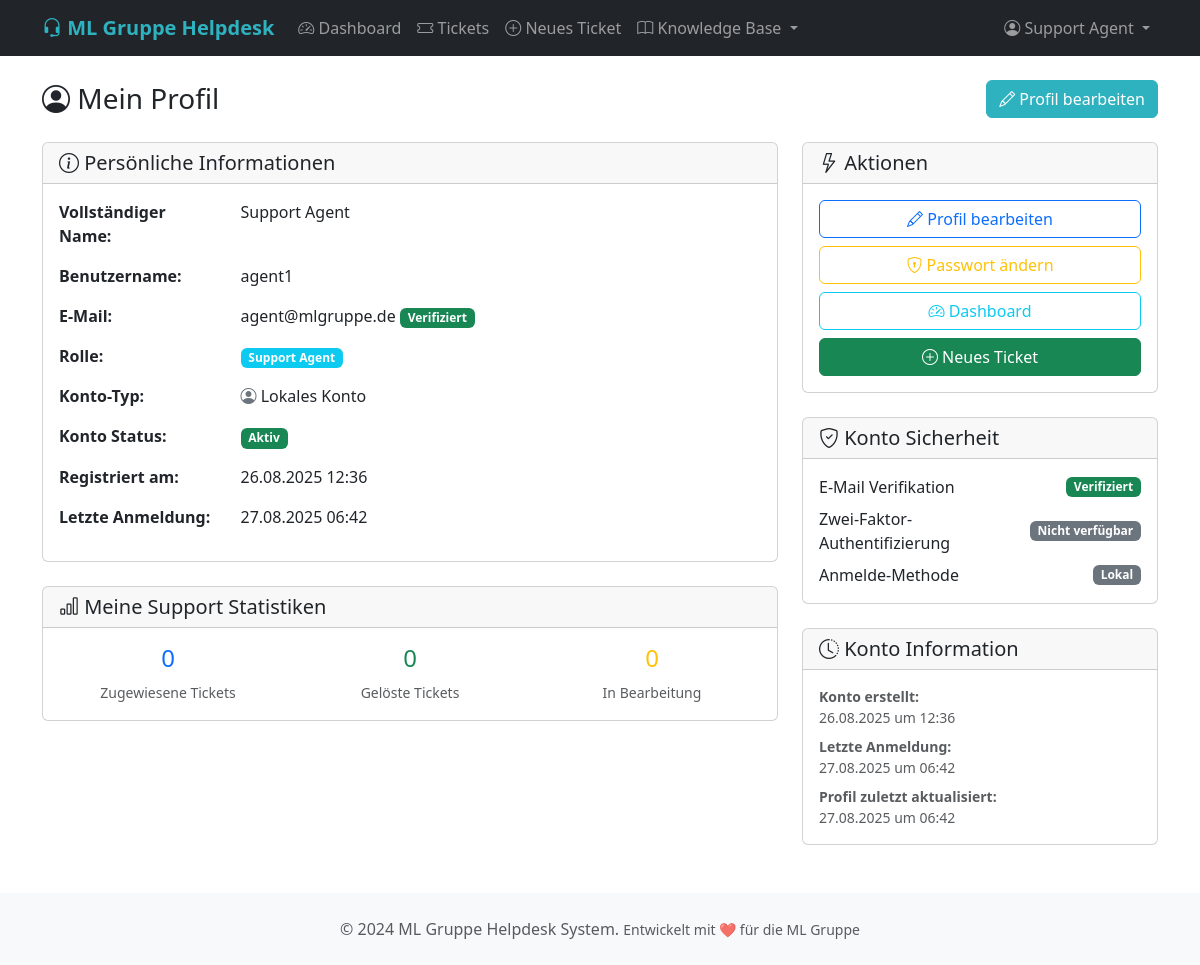
Page /auth/profile (signed in) on the committed database.
### app/models/user.py (models this page shows, shortened)
class User(UserMixin, db.Model):
    __tablename__ = 'users'
    id = db.Column(db.Integer, primary_key=True)
    username = db.Column(db.String(80), unique=True, nullable=False, index=True)
    email = db.Column(db.String(120), unique=True, nullable=False, index=True)
    password_hash = db.Column(db.String(255))
    first_name = db.Column(db.String(100), nullable=False)
    last_name = db.Column(db.String(100), nullable=False)
    role = db.Column(db.String(20), nullable=False, default='customer', index=True)
    microsoft_id = db.Column(db.String(100), unique=True, nullable=True)
    microsoft_token = db.Column(db.Text, nullable=True)
    phone = db.Column(db.String(20))
    department = db.Column(db.String(100))
    location = db.Column(db.String(100))
    is_active = db.Column(db.Boolean, default=True, index=True)
    email_verified = db.Column(db.Boolean, default=False)
    last_login = db.Column(db.DateTime, default=datetime.utcnow)
    created_at = db.Column(db.DateTime, default=datetime.utcnow, index=True)
    updated_at = db.Column(db.DateTime, default=datetime.utcnow, onupdate=datetime.utcnow)
    created_tickets = db.relationship('Ticket', foreign_keys='Ticket.created_by', backref='creator', lazy='dynamic')
    assigned_tickets = db.relationship('Ticket', foreign_keys='Ticket.assigned_to', backref='assignee', lazy='dynamic')
    comments = db.relationship('TicketComment', backref='author', lazy='dynamic')
    audit_logs = db.relationship('AuditLog', backref='user', lazy='dynamic')
    @property
    def full_name(self):
        return f"{self.first_name} {self.last_name}"

### app/auth/routes.py (the view)
@bp.route('/profile')
@login_required
def profile():
    return render_template('auth/profile.html', title='Profile')

### app/templates/auth/profile.html (shortened to what this page needs)
{% extends "base.html" %}
{% block content %}
<div class="d-flex justify-content-between align-items-center mb-4">
    <h1 class="h3 mb-0">
        <i class="bi bi-person-circle"></i> Mein Profil
    </h1>
    <a href="{{ url_for('auth.edit_profile') }}" class="btn btn-primary">
        <i class="bi bi-pencil"></i> Profil bearbeiten
    </a>
</div>
<div class="row">
    <div class="col-md-8">
        <div class="card mb-4">
            <div class="card-header">
                <h5 class="card-title mb-0">
                    <i class="bi bi-info-circle"></i> Persönliche Informationen
                </h5>
            </div>
            <div class="card-body">
                <div class="row mb-3">
                    <div class="col-md-3"><strong>Vollständiger Name:</strong></div>
                    <div class="col-md-9">{{ current_user.full_name }}</div>
                </div>
                <div class="row mb-3">
                    <div class="col-md-3"><strong>Benutzername:</strong></div>
                    <div class="col-md-9">{{ current_user.username }}</div>
                </div>
                <div class="row mb-3">
                    <div class="col-md-3"><strong>E-Mail:</strong></div>
                    <div class="col-md-9">
                        {{ current_user.email }}
                        {% if current_user.email_verified %}
                            <span class="badge bg-success">Verifiziert</span>
                        {% else %}
                            <span class="badge bg-warning">Nicht verifiziert</span>
                        {% endif %}
                    </div>
                </div>
                <div class="row mb-3">
                    <div class="col-md-3"><strong>Rolle:</strong></div>
                    <div class="col-md-9">
                        {% if current_user.role == 'admin' %}
                            <span class="badge bg-danger">Administrator</span>
                        {% elif current_user.role == 'team_leader' %}
                            <span class="badge bg-warning">Team Leader</span>
                        {% elif current_user.role == 'support_agent' %}
                            <span class="badge bg-info">Support Agent</span>
                        {% elif current_user.role == 'customer' %}
                            <span class="badge bg-secondary">Kunde</span>
                        {% else %}
                            <span class="badge bg-light text-dark">{{ current_user.role.title() }}</span>
                        {% endif %}
                    </div>
                </div>
                <div class="row mb-3">
                    <div class="col-md-3"><strong>Konto-Typ:</strong></div>
                    <div class="col-md-9">
                        {% if current_user.microsoft_id %}
                            <i class="bi bi-microsoft text-primary"></i> Microsoft Account
                        {% else %}
                            <i class="bi bi-person-circle text-secondary"></i> Lokales Konto
                        {% endif %}
                    </div>
                </div>
                <div class="row mb-3">
                    <div class="col-md-3"><strong>Konto Status:</strong></div>
                    <div class="col-md-9">
                        {% if current_user.is_active %}
                            <span class="badge bg-success">Aktiv</span>
                        {% else %}
                            <span class="badge bg-danger">Inaktiv</span>
                        {% endif %}
                    </div>
                </div>
                <div class="row mb-3">
                    <div class="col-md-3"><strong>Registriert am:</strong></div>
                    <div class="col-md-9">{{ current_user.created_at.strftime('%d.%m.%Y %H:%M') }}</div>
                </div>
                {% if current_user.last_login %}
                <div class="row mb-3">
                    <div class="col-md-3"><strong>Letzte Anmeldung:</strong></div>
                    <div class="col-md-9">{{ current_user.last_login.strftime('%d.%m.%Y %H:%M') }}</div>
                </div>
                {% endif %}
            </div>
        </div>
        {% if current_user.role == 'customer' %}
        <div class="card">
            <div class="card-header">
                <h5 class="card-title mb-0">
                    <i class="bi bi-bar-chart"></i> Meine Statistiken
                </h5>
            </div>
            <div class="card-body">
                <div class="row text-center">
                    <div class="col-md-3">
                        <h4 class="text-primary">{{ current_user.created_tickets.count() }}</h4>
                        <small class="text-muted">Tickets erstellt</small>
                    </div>
                    <div class="col-md-3">
                        <h4 class="text-success">{{ current_user.created_tickets.filter_by(status='open').count() }}</h4>
                        <small class="text-muted">Offene Tickets</small>
                    </div>
                    <div class="col-md-3">
                        <h4 class="text-info">{{ current_user.created_tickets.filter_by(status='resolved').count() }}</h4>
                        <small class="text-muted">Gelöste Tickets</small>
                    </div>
                    <div class="col-md-3">
                        <h4 class="text-warning">
                            {% set rated_tickets = current_user.created_tickets.filter(current_user.created_tickets.c.rating.isnot(None)).count() %}
                            {{ rated_tickets }}
                        </h4>
                        <small class="text-muted">Bewertungen abgegeben</small>
                    </div>
                </div>
            </div>
        </div>
        {% elif current_user.role in ['support_agent', 'team_leader'] %}
        <div class="card">
            <div class="card-header">
                <h5 class="card-title mb-0">
                    <i class="bi bi-bar-chart"></i> Meine Support Statistiken
                </h5>
            </div>
            <div class="card-body">
                <div class="row text-center">
                    <div class="col-md-4">
                        <h4 class="text-primary">{{ current_user.assigned_tickets.count() }}</h4>
                        <small class="text-muted">Zugewiesene Tickets</small>
                    </div>
                    <div class="col-md-4">
                        <h4 class="text-success">{{ current_user.assigned_tickets.filter_by(status='resolved').count() }}</h4>
                        <small class="text-muted">Gelöste Tickets</small>
                    </div>
                    <div class="col-md-4">
                        <h4 class="text-warning">{{ current_user.assigned_tickets.filter_by(status='in_progress').count() }}</h4>
                        <small class="text-muted">In Bearbeitung</small>
                    </div>
                </div>
            </div>
        </div>
        {% endif %}
    </div>
    <div class="col-md-4">
        <div class="card mb-4">
            <div class="card-header">
                <h5 class="card-title mb-0">
                    <i class="bi bi-lightning"></i> Aktionen
                </h5>
            </div>
            <div class="card-body">
                <div class="d-grid gap-2">
                    <a href="{{ url_for('auth.edit_profile') }}" class="btn btn-outline-primary">
                        <i class="bi bi-pencil"></i> Profil bearbeiten
                    </a>
                    {% if not current_user.microsoft_id %}
                    <a href="{{ url_for('auth.change_password') }}" class="btn btn-outline-warning">
                        <i class="bi bi-shield-lock"></i> Passwort ändern
                    </a>
                    {% endif %}
                    {% if current_user.role == 'customer' %}
                    <a href="{{ url_for('customer.my_tickets') }}" class="btn btn-outline-info">
                        <i class="bi bi-ticket"></i> Meine Tickets
                    </a>
                    {% elif current_user.role in ['support_agent', 'team_leader', 'admin'] %}
                    <a href="{{ url_for('tickets.dashboard') }}" class="btn btn-outline-info">
                        <i class="bi bi-speedometer2"></i> Dashboard
                    </a>
                    {% endif %}
                    <a href="{{ url_for('tickets.create_ticket') }}" class="btn btn-success">
                        <i class="bi bi-plus-circle"></i> Neues Ticket
                    </a>
                </div>
            </div>
        </div>
        <div class="card mb-4">
            <div class="card-header">
                <h5 class="card-title mb-0">
                    <i class="bi bi-shield-check"></i> Konto Sicherheit
                </h5>
            </div>
            <div class="card-body">
                <div class="d-flex justify-content-between align-items-center mb-2">
                    <span>E-Mail Verifikation</span>
                    {% if current_user.email_verified %}
                        <span class="badge bg-success">Verifiziert</span>
                    {% else %}
                        <span class="badge bg-warning">Ausstehend</span>
                    {% endif %}
                </div>
                <div class="d-flex justify-content-between align-items-center mb-2">
                    <span>Zwei-Faktor-Authentifizierung</span>
                    <span class="badge bg-secondary">Nicht verfügbar</span>
                </div>
                <div class="d-flex justify-content-between align-items-center">
                    <span>Anmelde-Methode</span>
                    {% if current_user.microsoft_id %}
                        <span class="badge bg-primary">Microsoft</span>
                    {% else %}
                        <span class="badge bg-secondary">Lokal</span>
                    {% endif %}
                </div>
            </div>
        </div>
        <div class="card">
            <div class="card-header">
                <h5 class="card-title mb-0">
                    <i class="bi bi-clock-history"></i> Konto Information
                </h5>
            </div>
            <div class="card-body">
                <small class="text-muted">
                    <div class="mb-2">
                        <strong>Konto erstellt:</strong><br>
                        {{ current_user.created_at.strftime('%d.%m.%Y um %H:%M') }}
                    </div>
                    {% if current_user.last_login %}
                    <div class="mb-2">
                        <strong>Letzte Anmeldung:</strong><br>
                        {{ current_user.last_login.strftime('%d.%m.%Y um %H:%M') }}
                    </div>
                    {% endif %}
                    <div>
                        <strong>Profil zuletzt aktualisiert:</strong><br>
                        {{ current_user.updated_at.strftime('%d.%m.%Y um %H:%M') }}
                    </div>
                </small>
            </div>
        </div>
    </div>
</div>
{% endblock %}

### app/templates/base.html (shortened to what this page needs)
<!DOCTYPE html>
<html lang="de">
<head>
    <link href="https://cdn.jsdelivr.net/npm/bootstrap@5.3.0/dist/css/bootstrap.min.css" rel="stylesheet">
    <link href="https://cdn.jsdelivr.net/npm/bootstrap-icons@1.11.0/font/bootstrap-icons.css" rel="stylesheet">
</head>
<body>
    <nav class="navbar navbar-expand-lg navbar-dark bg-dark">
        <div class="container">
            <a class="navbar-brand" href="{{ url_for('main.index') }}">
                <i class="bi bi-headset"></i> ML Gruppe Helpdesk
            </a>
            <div class="collapse navbar-collapse" id="navbarNav">
                <ul class="navbar-nav me-auto">
                    {% if current_user.is_authenticated %}
                        {% if current_user.role in ['admin', 'team_leader', 'support_agent'] %}
                            <li class="nav-item">
                                <a class="nav-link" href="{{ url_for('tickets.dashboard') }}">
                                    <i class="bi bi-speedometer2"></i> Dashboard
                                </a>
                            </li>
                            <li class="nav-item">
                                <a class="nav-link" href="{{ url_for('tickets.list_tickets') }}">
                                    <i class="bi bi-ticket"></i> Tickets
                                </a>
                            </li>
                        {% endif %}
                        <li class="nav-item">
                            <a class="nav-link" href="{{ url_for('tickets.create_ticket') }}">
                                <i class="bi bi-plus-circle"></i> Neues Ticket
                            </a>
                        </li>
                        <li class="nav-item dropdown">
                            <a class="nav-link dropdown-toggle" href="#" id="knowledgeDropdown" role="button" data-bs-toggle="dropdown">
                                <i class="bi bi-book"></i> Knowledge Base
                            </a>
                        </li>
                    {% endif %}
                </ul>
                <ul class="navbar-nav">
                    {% if current_user.is_authenticated %}
                        <li class="nav-item dropdown">
                            <a class="nav-link dropdown-toggle" href="#" id="navbarDropdown" role="button" data-bs-toggle="dropdown">
                                <i class="bi bi-person-circle"></i> {{ current_user.full_name }}
                            </a>
                        </li>
                    {% else %}
                        <li class="nav-item">
                            <a class="nav-link" href="{{ url_for('auth.login') }}">
                                <i class="bi bi-box-arrow-in-right"></i> Anmelden
                            </a>
                        </li>
                    {% endif %}
                </ul>
            </div>
        </div>
    </nav>
    <main class="container mt-4">
        {% block content %}{% endblock %}
    </main>
    <footer class="bg-light mt-5 py-4">
        <div class="container text-center">
            <p class="text-muted mb-0">
                &copy; 2024 ML Gruppe Helpdesk System.
                <small>Entwickelt mit ❤️ für die ML Gruppe</small>
            </p>
        </div>
    </footer>
</body>
</html>

### rows in the picture
User: full_name "Support Agent", username "agent1", email "agent@mlgruppe.de", created_at "26.08.2025 12:36", last_login "27.08.2025 06:42", created_at "26.08.2025 um 12:36", last_login "27.08.2025 um 06:42", updated_at "27.08.2025 um 06:42"

### other values in the picture
{{ current_user.assigned_tickets.count() }} "0"
{{ current_user.assigned_tickets.filter_by(status='resolved').count() }} "0"
{{ current_user.assigned_tickets.filter_by(status='in_progress').count() }} "0"
